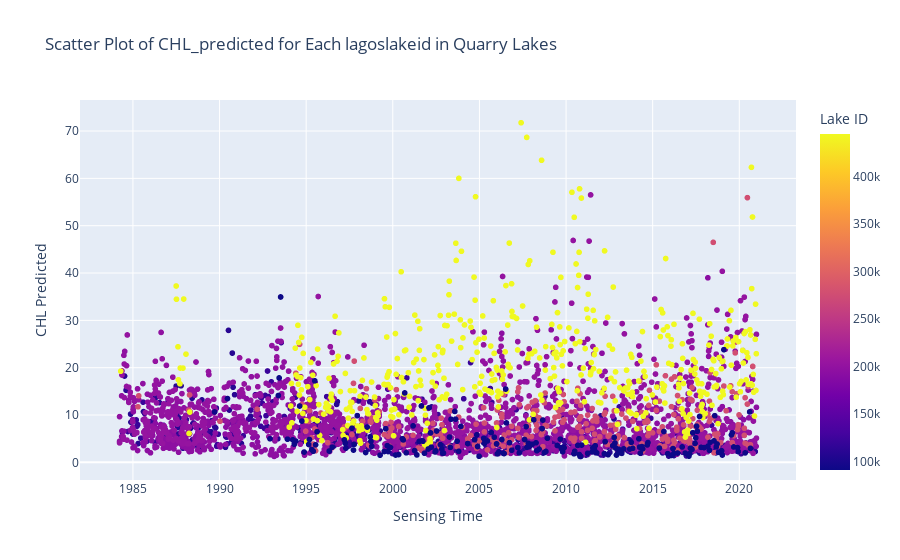

The notebook cell this image was saved under:
### Markdown cell above
- Plot all at once

### Code cell
import plotly.express as px
import pandas as pd

# Ensure 'SENSING_TIME' is in datetime format
df_data['SENSING_TIME'] = pd.to_datetime(df_data['SENSING_TIME'])

# Filter the DataFrame to include only quarry lakes
quarry_lakes_df = df_data[df_data['laketype'] == 'Quarry']

# Create a scatter plot for CHL_predicted with lagoslakeid as color
fig = px.scatter(quarry_lakes_df, x='SENSING_TIME', y='CHL_predicted', color='lagoslakeid',
                 title='Scatter Plot of CHL_predicted for Each lagoslakeid in Quarry Lakes',
                 labels={'SENSING_TIME': 'Sensing Time', 'CHL_predicted': 'CHL Predicted', 'lagoslakeid': 'Lake ID'})
# Show the plot
fig.show()

### Figure 1 — Plotly figure (JSON) as saved in the notebook; plotly's stock layout.template omitted (floating-point values rounded to 4 significant figures; data arrays with more than 128 entries replaced by an {"elided": "..."} marker saying what was removed)
{"data": [{"hovertemplate": "Sensing Time=%{x}<br>CHL Predicted=%{y}<br>Lake ID=%{marker.color}<extra></extra>", "legendgroup": "", "marker": {"color": {"elided": "3511 int values"}, "coloraxis": "coloraxis", "symbol": "circle"}, "mode": "markers", "name": "", "showlegend": false, "type": "scattergl", "x": {"elided": "3511 str values"}, "xaxis": "x", "y": {"elided": "3511 float values"}, "yaxis": "y"}], "layout": {"coloraxis": {"colorbar": {"title": {"text": "Lake ID"}}, "colorscale": [[0, "#0d0887"], [0.1111, "#46039f"], [0.2222, "#7201a8"], [0.3333, "#9c179e"], [0.4444, "#bd3786"], [0.5556, "#d8576b"], [0.6667, "#ed7953"], [0.7778, "#fb9f3a"], [0.8889, "#fdca26"], [1, "#f0f921"]]}, "legend": {"tracegroupgap": 0}, "title": {"text": "Scatter Plot of CHL_predicted for Each lagoslakeid in Quarry Lakes"}, "xaxis": {"anchor": "y", "domain": [0, 1], "title": {"text": "Sensing Time"}}, "yaxis": {"anchor": "x", "domain": [0, 1], "title": {"text": "CHL Predicted"}}}}
